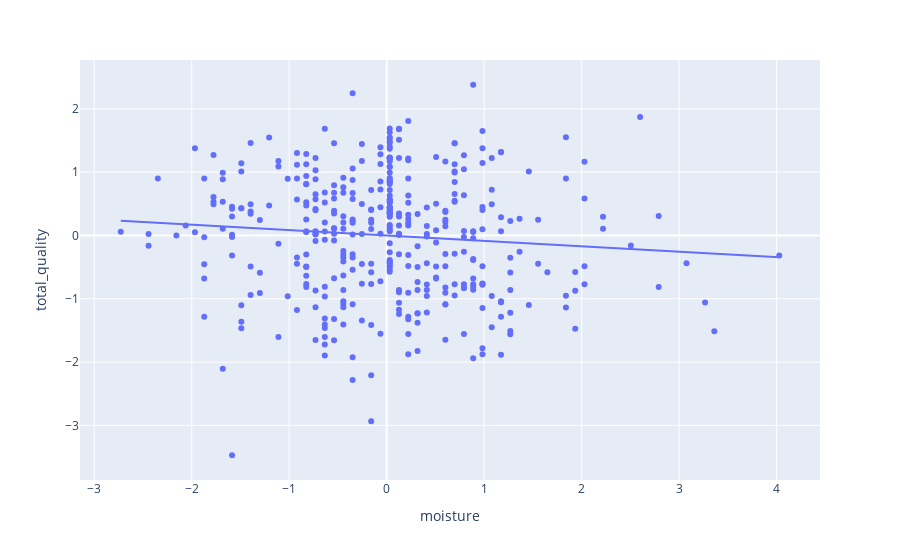

The cell this chart's notebook holds for it:
### Code cell
# Fit linear regression model for moisture on total_quality
model = smf.ols(formula = 'total_quality~moisture', data=coffee).fit()
print(model.summary())

px.scatter(coffee, x='moisture', y='total_quality', trendline='ols')

### Figure 1 — Plotly figure (JSON) as saved in the notebook; plotly's stock layout.template omitted (floating-point values rounded to 4 significant figures; data arrays with more than 128 entries replaced by an {"elided": "..."} marker saying what was removed)
{"data": [{"hovertemplate": "moisture=%{x}<br>total_quality=%{y}<extra></extra>", "legendgroup": "", "marker": {"color": "#636efa", "symbol": "circle"}, "mode": "markers", "name": "", "orientation": "v", "showlegend": false, "type": "scatter", "x": {"elided": "402 float values"}, "xaxis": "x", "y": {"elided": "402 float values"}, "yaxis": "y"}, {"hovertemplate": "<b>OLS trendline</b><br>total_quality = -0.08525 * moisture + -5.66511e-16<br>R<sup>2</sup>=0.008179<br><br>moisture=%{x}<br>total_quality=%{y} <b>(trend)</b><extra></extra>", "legendgroup": "", "marker": {"color": "#636efa", "symbol": "circle"}, "mode": "lines", "name": "", "showlegend": false, "type": "scatter", "x": {"elided": "402 float values"}, "xaxis": "x", "y": {"elided": "402 float values"}, "yaxis": "y"}], "layout": {"legend": {"tracegroupgap": 0}, "margin": {"t": 60}, "xaxis": {"anchor": "y", "domain": [0, 1], "title": {"text": "moisture"}}, "yaxis": {"anchor": "x", "domain": [0, 1], "title": {"text": "total_quality"}}}}
